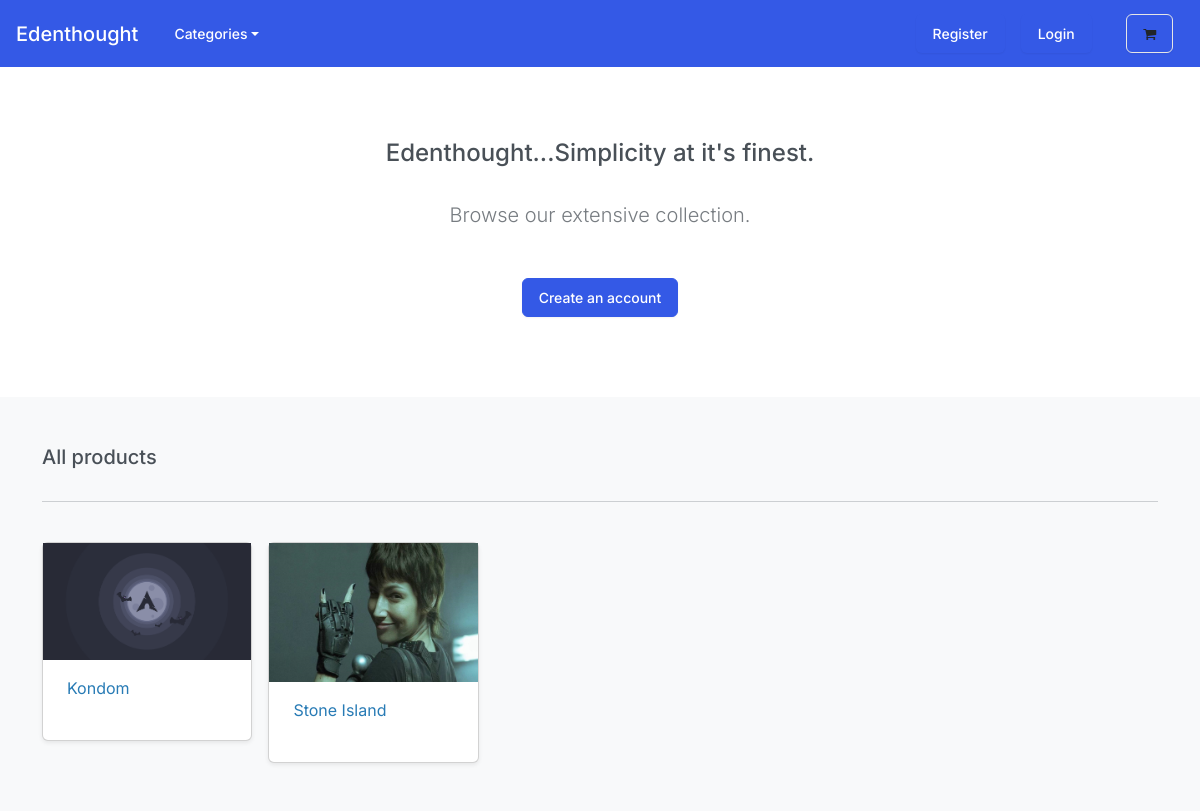
Before: / with the older database file.
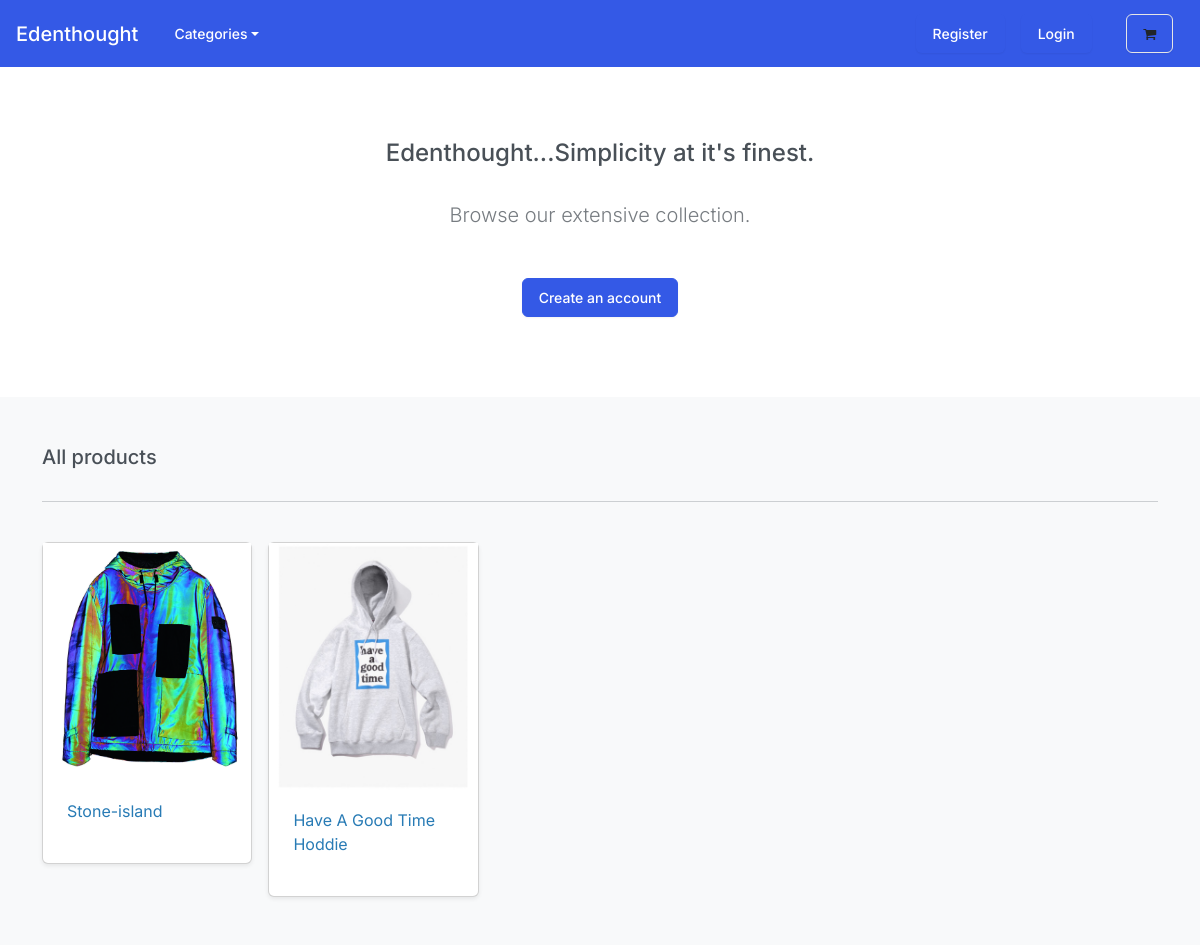
After: the same page with the newer database file.
### store/models.py (models this page shows, shortened)
class Product(models.Model):
    title = models.CharField(max_length=100)
    category = models.ForeignKey(Category, related_name='category', null=True, on_delete=models.CASCADE)
    slug = models.SlugField(max_length=30)
    description = models.TextField(blank=True)
    image = models.ImageField(upload_to="images/product")
    price = models.DecimalField(max_digits=10, decimal_places=2)
    class Meta:
        verbose_name_plural = "Products"
    def get_absolute_url(self):
        return reverse('product-detail', kwargs={'slug': self.slug})
    def get_price(self):
        price = Money(self.price, IDR)
        return price

### store/views.py (the view)
# urls.py: path('', include('store.urls')),
def store(request):
    all_products = Product.objects.all()
    context = {'all_products': all_products}
    return render(request, 'store/index.html', context)

### cart/context_processors.py (called while the page is built)
def cart(request):
    return {'cart': Cart(request)}

### store/models.py (called while the page is built)
    def get_absolute_url(self):
        return reverse('list-category', kwargs={'slug': self.slug})

### store/views.py (called while the page is built)
def category(request):
    all_categories = Category.objects.all()
    return {'all_category': all_categories}

### store/templates/store/index.html (shortened to what this page needs)
{% extends "base.html" %}
{% load static %}
{% block content %}
    <section class="py-4 text-center container">
        <div class="row py-lg-5">
            <div class="col-lg-6 col-md-8 mx-auto">
                <h4> Edenthought...Simplicity at it's finest. </h4>
                <br>
                <p class="lead text-muted">
                Browse our extensive collection.
                </p>
                <br>
                <a href="#" class="btn btn-primary my-2"> Create an account </a>
            </div>
        </div>
    </section>
       <div class="album py-5 bg-light">
        <div class="container">
          <div class="pb-3 h5"> All products </div>
          <hr>
          <br>
          <div class="row row-cols-1 row-cols-sm-2 row-cols-md-5 g-3">
            {% for product in all_products %}
              <div class="col">
                <div class="card shadow-sm">
                  <img class="img-fluid" alt="Responsive image" src="{{product.image.url}}">
                  <div class="card-body">
                    <p class="card-text">
                      <a class="text-info text-decoration-none" href="{{product.get_absolute_url}}"> {{ product.title | capfirst }} </a>
                    </p>
                    <div class="d-flex justify-content-between align-items-center">
                    </div>
                  </div>
                </div>
              </div>
            {% endfor %}
          </div>
        </div>
      </div>
{% endblock %}

### templates/base.html (shortened to what this page needs)
{% load static %}
<!DOCTYPE html>
<html lang="en">
    <head>
        <link rel="stylesheet" href="https://bootswatch.com/5/zephyr/bootstrap.min.css">
        <link rel="stylesheet" href="https://cdnjs.cloudflare.com/ajax/libs/font-awesome/4.7.0/css/font-awesome.min.css">
    </head>
    <nav class="navbar navbar-expand-lg bg-primary justify-content-center">
        <a class="navbar-brand main-heading text-white" href="{% url 'store' %}">&nbsp; &nbsp;Edenthought</a>
        <div class="collapse navbar-collapse" id="navbarCollapse">
            <ul class="navbar-nav me-auto mb-2 mb-md-0">
                <li class="nav-item dropdown">
                    <a class="nav-link dropdown-toggle text-white" href="#" id="navbarDropdown" role="button"
                    data-bs-toggle="dropdown" aria-expanded="false">Categories</a>
                </li>
            </ul>
        </div>
        <div class="collapse navbar-collapse text-center" id="navbarNavDropdown">
            <ul class="navbar-nav ms-auto">
                <li class="nav-item">
                    <a class="btn btn-alert navbar-btn text-white" type="button"  href="/"> Register </a>
                </li>
                <li class="nav-item">
                    <a class="btn btn-alert navbar-btn text-white" type="button"  href="/"> Login </a>
                </li>
                <li class="nav-item">
                    <a type="button" role="button" href="{% url 'cart-summary' %}" class="btn btn-outline-secondary">
                        <i class="fa fa-shopping-cart" aria-hidden="true"> </i>
                    </a>
                </li>
            </ul>
        </div>
    </nav>
    <body>
        {% block content %}
        {% endblock %}
    </body>
</html>

Changed rows visible on the page:
removed Product: image (picture), title "Kondom"
removed Product: image (picture), title "Stone Island"
added Product: image (picture), title "Stone-island"
added Product: image (picture), title "Have A Good Time Hoddie"
